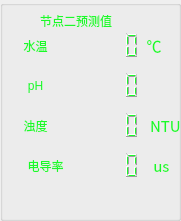
  <widget class="QGroupBox" name="groupBox_3">
   <property name="geometry">
    <rect>
     <x>210</x>
     <y>270</y>
     <width>181</width>
     <height>221</height>
    </rect>
   </property>
   <property name="title">
    <string/>
   </property>
   <widget class="QLCDNumber" name="lcdNumber_21">
    <property name="geometry">
     <rect>
      <x>70</x>
      <y>30</y>
      <width>71</width>
      <height>31</height>
     </rect>
    </property>
    <property name="font">
     <font>
      <family>Agency FB</family>
      <pointsize>12</pointsize>
     </font>
    </property>
    <property name="styleSheet">
     <string notr="true">QLCDNumber { 
background: transparent;
color: rgb(26, 250, 41)
 }</string>
    </property>
    <property name="frameShape">
     <enum>QFrame::Box</enum>
    </property>
    <property name="frameShadow">
     <enum>QFrame::Sunken</enum>
    </property>
   </widget>
   <widget class="QLCDNumber" name="lcdNumber_22">
    <property name="geometry">
     <rect>
      <x>70</x>
      <y>70</y>
      <width>71</width>
      <height>31</height>
     </rect>
    </property>
    <property name="font">
     <font>
      <family>Arial Black</family>
      <weight>75</weight>
      <bold>true</bold>
     </font>
    </property>
    <property name="styleSheet">
     <string notr="true">QLCDNumber { 
background: transparent;
color: rgb(26, 250, 41)
 }</string>
    </property>
    <property name="frameShape">
     <enum>QFrame::Box</enum>
    </property>
    <property name="frameShadow">
     <enum>QFrame::Sunken</enum>
    </property>
    <property name="smallDecimalPoint">
     <bool>false</bool>
    </property>
   </widget>
   <widget class="QLCDNumber" name="lcdNumber_23">
    <property name="geometry">
     <rect>
      <x>70</x>
      <y>110</y>
      <width>71</width>
      <height>31</height>
     </rect>
    </property>
    <property name="styleSheet">
     <string notr="true">QLCDNumber { 
background: transparent;
color: rgb(26, 250, 41)
 }</string>
    </property>
    <property name="frameShape">
     <enum>QFrame::Box</enum>
    </property>
    <property name="frameShadow">
     <enum>QFrame::Sunken</enum>
    </property>
   </widget>
   <widget class="QLabel" name="label_12">
    <property name="geometry">
     <rect>
      <x>40</x>
      <y>10</y>
      <width>101</width>
      <height>21</height>
     </rect>
    </property>
    <property name="styleSheet">
     <string notr="true">QLabel
{
	color: rgb(26, 250, 41)
}</string>
    </property>
    <property name="text">
     <string>节点二预测值</string>
    </property>
   </widget>
   <widget class="QPushButton" name="pushButton_10">
    <property name="geometry">
     <rect>
      <x>0</x>
      <y>110</y>
      <width>71</width>
      <height>31</height>
     </rect>
    </property>
    <property name="styleSheet">
     <string notr="true">QPushButton
{
	background: transparent; 
	border: none; 
color: rgb(26, 250, 41)

}</string>
    </property>
    <property name="text">
     <string>浊度</string>
    </property>
    <property name="icon">
     <iconset resource="icon.qrc">
      <normaloff>:/2/zd2.png</normaloff>:/2/zd2.png</iconset>
    </property>
    <property name="iconSize">
     <size>
      <width>30</width>
      <height>30</height>
     </size>
    </property>
   </widget>
   <widget class="QPushButton" name="pushButton_12">
    <property name="geometry">
     <rect>
      <x>0</x>
      <y>150</y>
      <width>91</width>
      <height>31</height>
     </rect>
    </property>
    <property name="styleSheet">
     <string notr="true">QPushButton
{
	background: transparent; 
	border: none; 
color: rgb(26, 250, 41)

}</string>
    </property>
    <property name="text">
     <string>电导率</string>
    </property>
    <property name="icon">
     <iconset resource="icon.qrc">
      <normaloff>:/2/ddl2.png</normaloff>:/2/ddl2.png</iconset>
    </property>
    <property name="iconSize">
     <size>
      <width>30</width>
      <height>30</height>
     </size>
    </property>
   </widget>
   <widget class="QPushButton" name="pushButton_2">
    <property name="geometry">
     <rect>
      <x>0</x>
      <y>30</y>
      <width>71</width>
      <height>31</height>
     </rect>
    </property>
    <property name="styleSheet">
     <string notr="true">QPushButton
{
	background: transparent; 
	border: none; 
color: rgb(26, 250, 41)

}</string>
    </property>
    <property name="text">
     <string>水温</string>
    </property>
    <property name="icon">
     <iconset resource="icon.qrc">
      <normaloff>:/2/sw2.png</normaloff>:/2/sw2.png</iconset>
    </property>
    <property name="iconSize">
     <size>
      <width>30</width>
      <height>30</height>
     </size>
    </property>
   </widget>
   <widget class="QPushButton" name="pushButton_5">
    <property name="geometry">
     <rect>
      <x>0</x>
      <y>70</y>
      <width>71</width>
      <height>31</height>
     </rect>
    </property>
    <property name="styleSheet">
     <string notr="true">QPushButton
{
	background: transparent; 
	border: none; 
color: rgb(26, 250, 41)

}</string>
    </property>
    <property name="text">
     <string>pH</string>
    </property>
    <property name="icon">
     <iconset resource="icon.qrc">
      <normaloff>:/2/pH2.png</normaloff>:/2/pH2.png</iconset>
    </property>
    <property name="iconSize">
     <size>
      <width>30</width>
      <height>30</height>
     </size>
    </property>
   </widget>
   <widget class="QLabel" name="label_42">
    <property name="geometry">
     <rect>
      <x>140</x>
      <y>35</y>
      <width>21</width>
      <height>21</height>
     </rect>
    </property>
    <property name="font">
     <font>
      <family>Noto Sans CJK SC</family>
      <pointsize>11</pointsize>
     </font>
    </property>
    <property name="styleSheet">
     <string notr="true">QLabel
{
	color: rgb(26, 250, 41)
}</string>
    </property>
    <property name="text">
     <string>  ℃</string>
    </property>
   </widget>
   <widget class="QLCDNumber" name="lcdNumber_24">
    <property name="geometry">
     <rect>
      <x>70</x>
      <y>150</y>
      <width>71</width>
      <height>31</height>
     </rect>
    </property>
    <property name="styleSheet">
     <string notr="true">QLCDNumber { 
background: transparent;
color: rgb(26, 250, 41)
 }</string>
    </property>
    <property name="frameShape">
     <enum>QFrame::Box</enum>
    </property>
    <property name="frameShadow">
     <enum>QFrame::Sunken</enum>
    </property>
   </widget>
   <widget class="QLabel" name="label_44">
    <property name="geometry">
     <rect>
      <x>150</x>
      <y>115</y>
      <width>41</width>
      <height>21</height>
     </rect>
    </property>
    <property name="font">
     <font>
      <family>Noto Sans CJK SC</family>
      <pointsize>11</pointsize>
     </font>
    </property>
    <property name="styleSheet">
     <string notr="true">QLabel
{
	color: rgb(26, 250, 41)
}</string>
    </property>
    <property name="text">
     <string>NTU</string>
    </property>
   </widget>
   <widget class="QLabel" name="label_45">
    <property name="geometry">
     <rect>
      <x>150</x>
      <y>155</y>
      <width>21</width>
      <height>21</height>
     </rect>
    </property>
    <property name="font">
     <font>
      <family>Noto Sans CJK SC</family>
      <pointsize>11</pointsize>
     </font>
    </property>
    <property name="styleSheet">
     <string notr="true">QLabel
{
	color: rgb(26, 250, 41)
}</string>
    </property>
    <property name="text">
     <string> us</string>
    </property>
   </widget>
  </widget>
